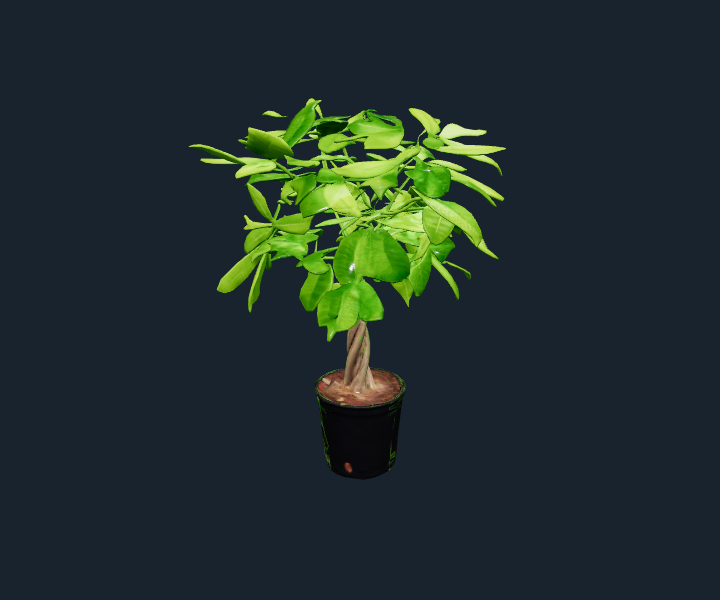
#> input picture tmp/meshy-model-0.png, 720 x 600 px, found by its file name; its folder holds 4 pictures in this run
$ python meshy-sheet.py
#> lines starting #> are read from the running program, lines starting #| are printed output that depends on the picture
from PIL import Image,ImageDraw
c=Image.new('RGB',(1440,990),'#0a1720');d=ImageDraw.Draw(c)
#> after `c = Image.new('RGB', (1440, 990), '#0a1720')`:
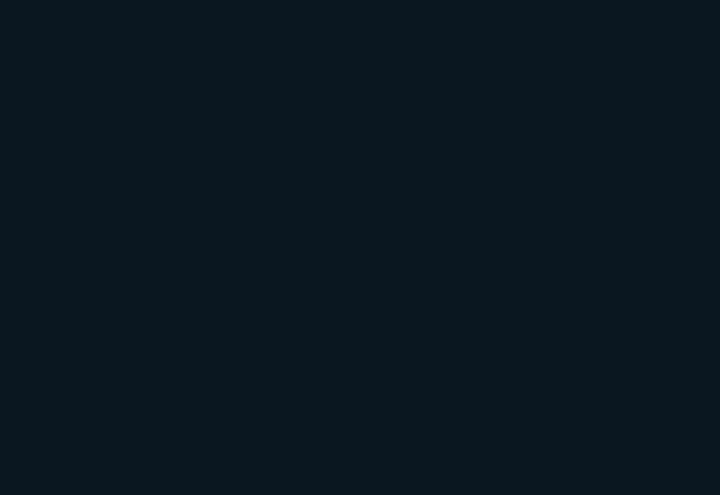
#> c: PIL image 1440x990 RGB (shown at 1/2 size); mean R, G, B 10, 23, 32
labels=['Money tree','Realistic bush','Fern 3D','Sliding door','Panels','Quantum cargo pod','Command console','Orbital engine','Flatbed','Cattail planter','Bio plant textured','Bio plant (1)']
for i in range(12):
 im=Image.open(f'tmp/meshy-model-{i}.png');im.thumbnail((360,300));x=i%4*360;y=i//4*330;c.paste(im,(x,y+25));d.text((x+10,y+5),f'{i}: {labels[i]}',fill='white')
#> further down, im is the input picture: PIL image 720x600 RGB; mean R, G, B 32.1, 46.4, 44.6
#> pass 2 of the loop `for i in range(12):`:
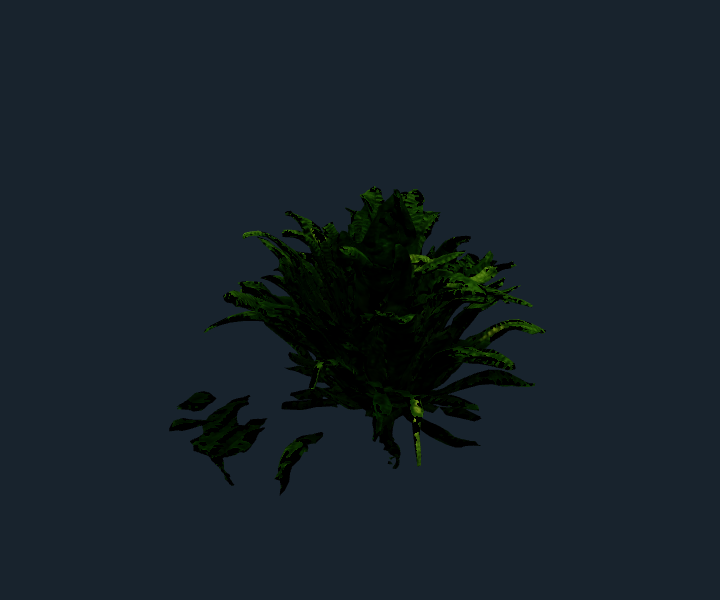
#> input picture tmp/meshy-model-1.png, 720 x 600 px, found by its file name
#> im is the input picture: PIL image 720x600 RGB; mean R, G, B 21.7, 32.6, 40.1
#> im: PIL image 360x300 RGB
#> `c.paste(im, (x, y + 25))`:
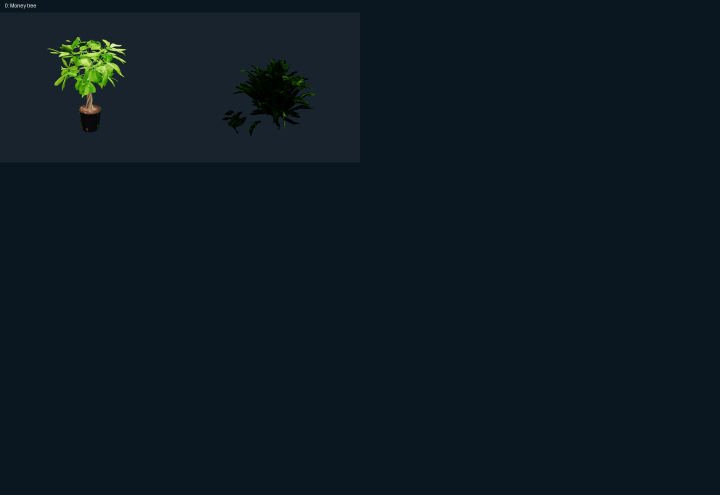
#> c: PIL image 1440x990 RGB (shown at 1/2 size); mean R, G, B 12.6, 25.5, 33.6
#> (the run stopped early here; a loop or call above may not have finished)
